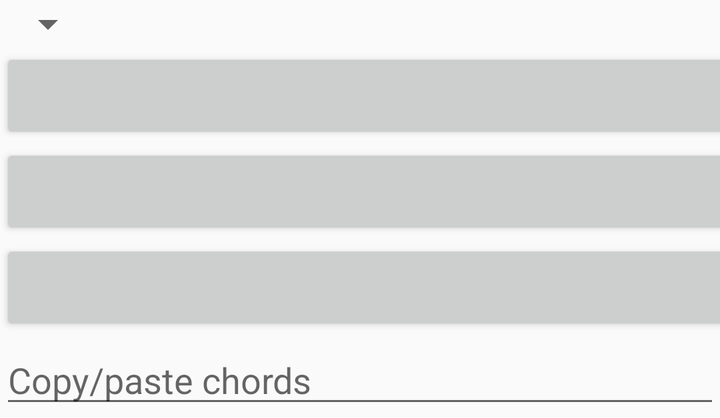
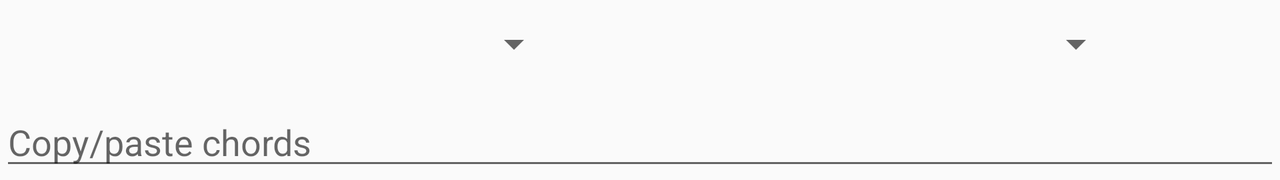

An Android layout and its configuration variant, each rendered on a device that would load it. The default file and the variant file are quoted in full after the pictures.
<!-- AndroidManifest.xml: application theme AppTheme -->
<!-- res/layout/chords.xml -->
<LinearLayout
    xmlns:android="http://schemas.android.com/apk/res/android"
    xmlns:tools="http://schemas.android.com/tools"
    xmlns:app="http://schemas.android.com/apk/res-auto"

    android:layout_width="match_parent"
    android:layout_height="wrap_content"
    android:orientation="vertical"
    >
    <Spinner
        android:id="@+id/spinner2"
        android:layout_width="wrap_content"
        android:layout_height="wrap_content" />


    <GridLayout
        android:id="@+id/gridLayout1"
        android:layout_width="match_parent"
        android:layout_height="wrap_content"
        android:columnCount="7"
        android:orientation="horizontal"
        android:rowCount="3"
        android:alignmentMode="alignBounds"
        >

        <Button
            android:id="@+id/button12"
            style="@style/MyButton"
            android:text="@string/b12" />

        <Button
            android:id="@+id/button21"
            style="@style/MyButton"
            android:text="@string/b21" />

        <Button
            android:id="@+id/button23"
            style="@style/MyButton"
            android:text="@string/b23" />

        <Button
            android:id="@+id/button11"
            style="@style/MyButton"
            android:text="@string/b11" />


        <Button
            android:id="@+id/button13"
            style="@style/MyButton"
            android:text="@string/b13" />


        <Button
            android:id="@+id/button22"
            style="@style/MyButton"
            android:text="@string/b22" />


        <Button
            android:id="@+id/button32"
            style="@style/MyButton"
            android:text="@string/b32" />
        

        <Button
            android:id="@+id/button42"
            style="@style/MyButton"
            android:text="@string/b42"
            android:layout_row="1"
            android:layout_column="0"
            />

        <Button
            android:id="@+id/button51"
            style="@style/MyButton"
            android:text="@string/b51" />
        <Button
            android:id="@+id/button53"
            style="@style/MyButton"
            android:text="@string/b53" />
        <Button
            android:id="@+id/button41"
            style="@style/MyButton"
            android:text="@string/b41"
            />
        <Button
            android:id="@+id/button43"
            style="@style/MyButton"
            android:text="@string/b43"/>
        <Button
            android:id="@+id/button52"
            style="@style/MyButton"
            android:text="@string/b52" />
        <Button
            android:id="@+id/button62"
            style="@style/MyButton"
            android:text="@string/b62" />
        

        <Button
            android:id="@+id/button31"
            style="@style/MyButton"
            android:text="@string/b31"/>
        

        <Button
            android:id="@+id/button61"
            style="@style/MyButton"
            android:text="@string/b61"/>
        

        <Button
            android:id="@+id/button33"
            style="@style/MyButton"
            android:text="@string/b33"/>
        



        <Button
            android:id="@+id/button63"
            style="@style/MyButton"
            android:text="@string/b63"/>
        


        


        
        <Button
            android:id="@+id/button71"
            style="@style/MyButton_Yellow"
            android:text="@string/b71" />
        

        <Button
            android:id="@+id/button73"
            style="@style/MyButton_Yellow"
            android:text="@string/b73"/>
        
        

        <TextView
            android:id="@+id/button_scaleName"
            style="@style/MyButton"
            android:text="@string/b_scaleName"
            android:gravity="center"
            />
        

    </GridLayout>

    <EditText
        android:id="@+id/edtInput"
        android:layout_width="match_parent"
        android:layout_height="wrap_content"
        android:layout_weight="1"
        android:hint="@string/hint1"
        android:maxLength="5000"
        android:minLines="1"
        android:maxLines="7"
        android:scrollbars = "vertical"
        android:text=""
        android:inputType="textCapSentences|textMultiLine"
        android:overScrollMode="always"
        android:scrollbarStyle="insideInset"/>
    

</LinearLayout>
<!-- resources referenced by this layout -->
<resources>
  <string name="b11">F</string>
  <string name="b12">C</string>
  <string name="b13">G</string>
  <string name="b21">Dm</string>
  <string name="b22">Am</string>
  <string name="b23">Em</string>
  <string name="b31">D</string>
  <string name="b32">Bo</string>
  <string name="b33">E</string>
  <string name="b41">FΔ</string>
  <string name="b42">CΔ</string>
  <string name="b43">G7</string>
  <string name="b51">Dm7</string>
  <string name="b52">Am7</string>
  <string name="b53">Em7</string>
  <string name="b61">D7</string>
  <string name="b62">Bo7</string>
  <string name="b63">E7</string>
  <string name="b71">←</string>
  <string name="b73">→</string>
  <string name="b_scaleName">0 (C, Am)</string>
  <string name="hint1">Copy/paste chords</string>
  <style name="MyButton" parent="android:Widget.Material.Button">
          <item name="android:textSize">19sp</item>
          <item name="android:layout_columnWeight">1</item>
          <item name="android:layout_rowWeight">1</item>
          <item name="android:layout_width">wrap_content</item>
          <item name="android:layout_height">wrap_content</item>
          <item name="android:layout_gravity">fill_horizontal</item>
          <item name="android:textAllCaps">false</item>
          <item name="android:backgroundTint">@color/colorNormal</item>
      </style>
  <style name="MyButton_Yellow" parent="android:Widget.Material.Button">
          <item name="android:textSize">19sp</item>
          <item name="android:layout_columnWeight">1</item>
          <item name="android:layout_rowWeight">1</item>
          <item name="android:layout_width">wrap_content</item>
          <item name="android:layout_height">wrap_content</item>
          <item name="android:layout_gravity">fill_horizontal</item>
          <item name="android:textAllCaps">false</item>
  
          <item name="android:backgroundTint">@color/colorButtonLeftRight</item>
      </style>
  <style name="AppTheme" parent="Theme.AppCompat.Light.DarkActionBar">
          
          <item name="colorPrimary">@color/colorPrimary</item>
          <item name="colorPrimaryDark">@color/colorPrimaryDark</item>
          <item name="colorAccent">@color/colorAccent</item>
          <item name="buttonStyle">@style/MyButton</item>
      </style>
  <color name="colorNormal">#cdcece</color>
  <color name="colorButtonLeftRight">#ffc90e</color>
  <color name="colorPrimary">#3F51B5</color>
  <color name="colorPrimaryDark">#303F9F</color>
  <color name="colorAccent">#FF4081</color>
</resources>
<!-- res/layout-land/chords.xml (the repository's variant of the layout above) -->
<!-- drawn on the phone turned sideways -->
<LinearLayout
    xmlns:android="http://schemas.android.com/apk/res/android"
    xmlns:tools="http://schemas.android.com/tools"
    xmlns:app="http://schemas.android.com/apk/res-auto"

    android:layout_width="match_parent"
    android:layout_height="wrap_content"
    android:orientation="vertical"
    >

    <Space
        android:layout_width="1dp"
        android:layout_height="10dp"/>

    <LinearLayout
        android:layout_width="match_parent"
        android:layout_height="wrap_content"
        android:orientation="horizontal"
        >
        <Space
            android:layout_width="wrap_content"
            android:layout_height="wrap_content"
            android:gravity="center"
            android:layout_weight="0.2"/>

        <Spinner
        android:id="@+id/spinner2"
        android:layout_width="wrap_content"
        android:layout_height="wrap_content"
            android:gravity="center"
            android:layout_weight="0.4"
            android:textAlignment="center"/>
        <Space
            android:layout_width="wrap_content"
            android:layout_height="wrap_content"
            android:gravity="center"
            android:layout_weight="0.2"/>

        <Spinner
        android:id="@+id/spinner3"
        android:layout_width="wrap_content"
        android:layout_height="wrap_content"
            android:gravity="center"
            android:layout_weight="0.4"
            android:textAlignment="center"/>
        <Space
            android:layout_width="wrap_content"
            android:layout_height="wrap_content"
            android:gravity="center"
            android:layout_weight="0.2"/>

    </LinearLayout>
    <Space
        android:layout_width="1dp"
        android:layout_height="15dp"/>

    
    <TableLayout
        android:id="@+id/tableLayout1"
        android:layout_width="match_parent"
        android:layout_height="wrap_content"
        android:orientation="horizontal"
        android:columnCount="7"
        android:rowCount="3"
        android:alignmentMode="alignBounds"
        />
    
    
    

    <EditText
        android:id="@+id/edtInput"
        android:layout_width="match_parent"
        android:layout_height="wrap_content"
        android:layout_weight="1"
        android:hint="@string/hint1"
        android:maxLength="5000"
        android:minLines="1"
        android:maxLines="7"
        android:scrollbars = "vertical"
        android:text=""
        android:inputType="textCapSentences|textMultiLine"
        android:overScrollMode="always"
        android:scrollbarStyle="insideInset"/>
    

</LinearLayout>
<!-- resources referenced by the variant -->
<!-- as the phone turned sideways resolves them -->
<resources>
  <string name="hint1">Copy/paste chords</string>
  <style name="AppTheme" parent="Theme.AppCompat.Light.DarkActionBar">
          
          <item name="colorPrimary">@color/colorPrimary</item>
          <item name="colorPrimaryDark">@color/colorPrimaryDark</item>
          <item name="colorAccent">@color/colorAccent</item>
          <item name="buttonStyle">@style/MyButton</item>
      </style>
  <color name="colorPrimary">#3F51B5</color>
  <color name="colorPrimaryDark">#303F9F</color>
  <color name="colorAccent">#FF4081</color>
  <style name="MyButton" parent="android:Widget.Material.Button">
          <item name="android:textSize">19sp</item>
          <item name="android:layout_columnWeight">1</item>
          <item name="android:layout_rowWeight">1</item>
          <item name="android:layout_width">wrap_content</item>
          <item name="android:layout_height">wrap_content</item>
          <item name="android:layout_gravity">fill_horizontal</item>
          <item name="android:textAllCaps">false</item>
          <item name="android:backgroundTint">@color/colorNormal</item>
      </style>
  <color name="colorNormal">#cdcece</color>
</resources>
